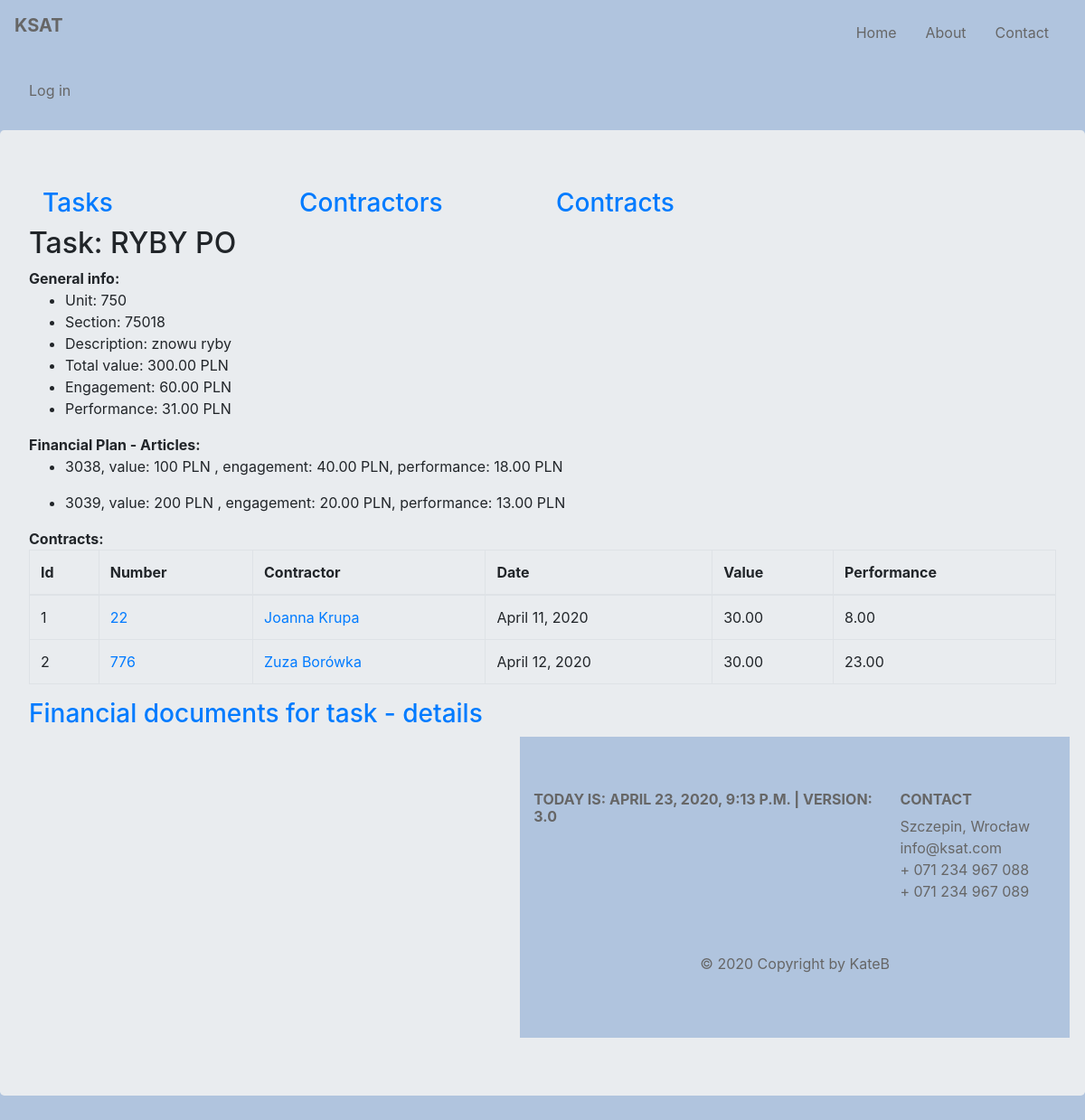
Before: /ksat/task/ryby-po with the older database file.
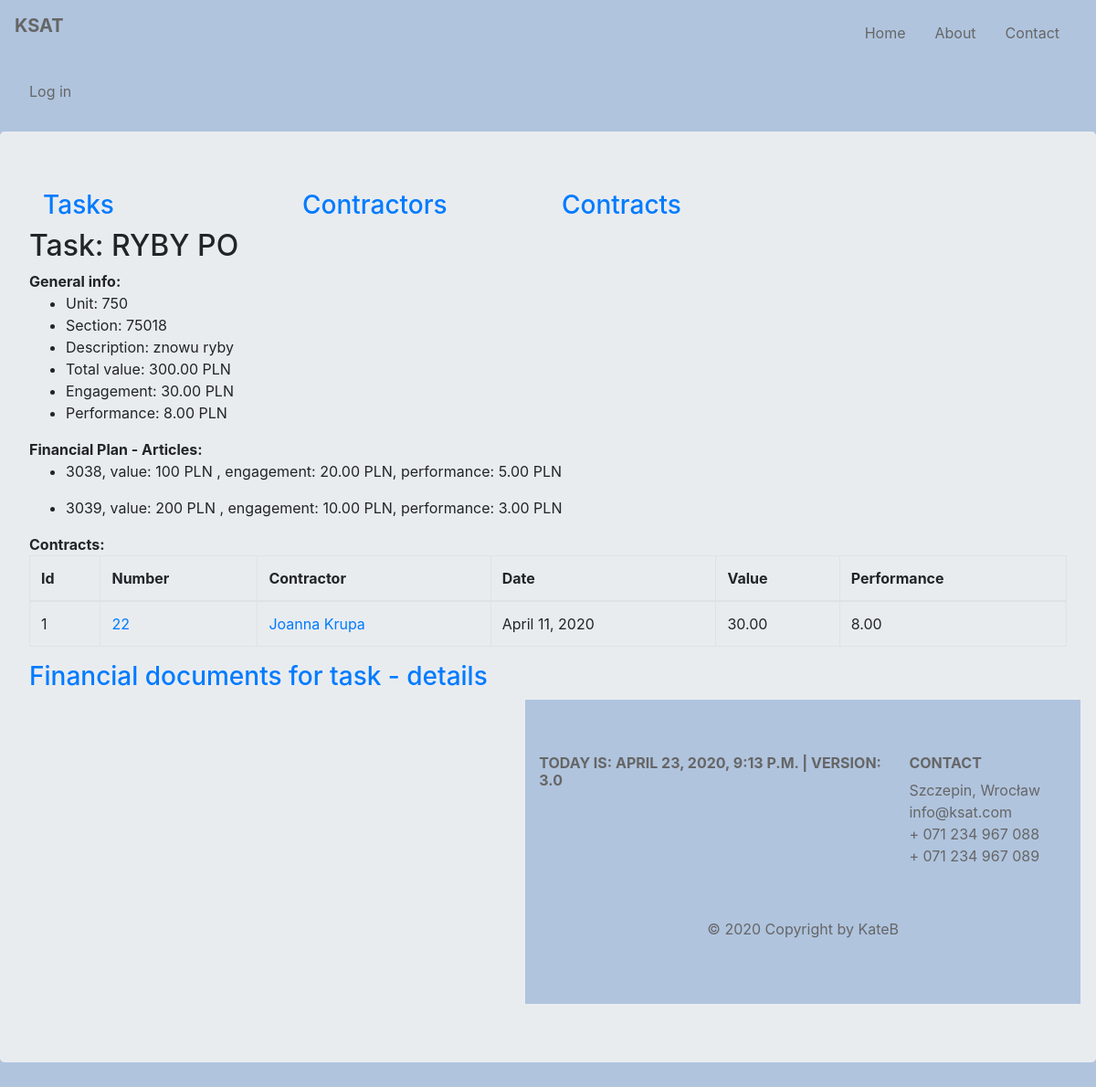
After: the same page with the newer database file.
### budget/models.py (models this page shows, shortened)
class Task(models.Model):
    title = models.CharField(max_length=128, unique=True)
    description = models.CharField(max_length=256)
    unit = models.SmallIntegerField()
    section = models.SmallIntegerField()
    article = models.ManyToManyField(Articles, through='TaskArticles')
    slug = AutoSlugField(null=True, default=None, unique=True, populate_from='title')
    def task_value(self):
        value = TaskArticles.objects.filter(task=self).aggregate(total=Sum('value'))['total']
        if value:
            return round(value, 2)
        return 0
    def engagement(self):
        contracts = Contract.objects.filter(task=self)
        engagement = 0
        for contract in contracts:
            engagement += contract.contract_value()
        return round(engagement, 2)
    def performance(self):
        contracts = Contract.objects.filter(task=self)
        performance = 0
        for contract in contracts:
            performance += contract.contract_performance()
        return round(performance, 2)

class Contract(models.Model):
    number = models.CharField(max_length=128, unique=True)
    date = models.DateField()
    task = models.ForeignKey(Task, on_delete=models.CASCADE, related_name='contracts', related_query_name='contract')
    contractor = models.ForeignKey(Contractor, default=None, on_delete=models.CASCADE, related_name='contracts',
                                   related_query_name='contract')
    article = models.ManyToManyField(Articles, through='ContractArticle')
    def get_absolute_url(self):
        return reverse('budget:contract_details', kwargs={'contract_id': self.pk})
    def contract_value(self):
        value = ContractArticle.objects.filter(contract=self).aggregate(total=Sum('value'))['total']
        if value:
            return round(value, 2)
        return 0
    def contract_performance(self):
        fin_docs = FinancialDocument.objects.filter(contract=self)
        performance = 0
        for fin_doc in fin_docs:
            performance += fin_doc.fin_doc_value()
        return round(performance, 2)
    class Meta:
        default_related_name = 'contract'
        ordering = ('number', 'contractor')
        verbose_name = 'contract'

class FinancialDocument(models.Model):
    contract = models.ForeignKey(Contract, on_delete=models.CASCADE, related_name='fds', related_query_name='fd')
    contractor = models.ForeignKey(Contractor, default=None, on_delete=models.CASCADE, related_name='fds',
                                   related_query_name='fd')
    number = models.CharField(max_length=64, default=None)
    date = models.DateField()
    payment_date1 = models.DateField(blank=True, null=True)
    payment_date2 = models.DateField(blank=True, null=True)
    article = models.ManyToManyField(Articles, through='FinDocumentArticle')
    def fin_doc_value(self):
        value = FinDocumentArticle.objects.filter(fin_doc=self).aggregate(total=Sum('value'))['total']
        if value:
            return round(value, 2)
        return 0
    class Meta:
        default_related_name = 'fds'
        verbose_name = 'finacial_doc'

class TaskArticles(models.Model):
    article = models.ForeignKey(Articles, on_delete=models.CASCADE)
    task = models.ForeignKey(Task, on_delete=models.CASCADE)
    value = models.DecimalField(decimal_places=0, default=0, max_digits=11)
    class Meta:
        default_related_name = 'task_articles'
        ordering = ('task',)
        verbose_name = 'task articles'

class Articles(models.Model):
    number = models.IntegerField()
    name = models.CharField(max_length=126)
    financement_choices = [
        (0, 'BWD'),
        (8, 'DOT'),
        (9, 'BWD-WKLAD WLASNY')
    ]
    financement = models.IntegerField(choices=financement_choices)
    class Meta:
        verbose_name = 'article'
    def total_number(self):
        return f'{str(self.number) + str(self.financement)}'

class Contractor(models.Model):
    name = models.CharField(max_length=128)
    last_name = models.CharField(max_length=128)
    num = models.SmallIntegerField(blank=True)
    slug = models.SlugField(max_length=200, unique=True, null=True, default=None)
    def __str__(self):
        return f'{self.name} {self.last_name}'
    class Meta:
        default_related_name = 'contractors'
        ordering = ('last_name',)
        verbose_name = 'contractor'

### budget/views.py (the view)
# urls.py: path('task/<slug:task_slug>', views.TaskDetailsView.as_view(), name='task_details'),
class TaskDetailsView(DetailView):
    model = Task
    template_name = 'budget/task.html'
    context_object_name = 'task'
    slug_url_kwarg = 'task_slug'
    def render_to_response(self, context, **response_kwargs):
        response = super().render_to_response(context, **response_kwargs)
        task_id = Task.objects.get(slug=self.kwargs.get('task_slug')).id
        response.set_cookie('task_id', task_id, max_age=30)
        return response

### budget/my_context_processor.py (called while the page is built)
def cp(request):
    ctx = {
        "now": django.utils.timezone.now(),
        "version": "3.0"
    }
    return ctx

def recaptcha_site_key(request):
    return {'RECAPTCHA_SITE_KEY': settings.RECAPTCHA_SITE_KEY}

### budget/templatetags/article_functions.py (called while the page is built)
@register.simple_tag
def task_article_engagement(article, task):
    engagement = 0
    contracts = Contract.objects.filter(task=task)
    for contract in contracts:
        contract_article_engagement = ContractArticle.objects.filter(contract=contract,
                            contract_article=article).aggregate(total=Sum('value'))['total']
        if contract_article_engagement is not None:
            engagement += contract_article_engagement
    return round(engagement, 2)

@register.simple_tag
def task_article_performance(article, task):
    performance = 0
    contracts = Contract.objects.filter(task=task)
    for contract in contracts:
        contract_article_performance = FinDocumentArticle.objects.filter(article=article,
                        fin_doc__contract=contract).aggregate(total=Sum('value'))['total']
        if contract_article_performance is not None:
            performance += contract_article_performance
    return round(performance, 2)

### budget/templates/budget/task.html (shortened to what this page needs)
{% extends 'base.html' %}
{% load article_functions %}
{% block content %}
    {{ block.super }}
    <h2>Task: {{ task.title }}</h2>
    <div><b>General info:</b>
        <ul>
            <li>Unit: {{ task.unit }}</li>
            <li>Section: {{ task.section }}</li>
            <li>Description: {{ task.description }}</li>
            <li>Total value: {{ task.task_value }} PLN</li>
            <li>Engagement: {{ task.engagement|floatformat:2 }} PLN</li>
            <li>Performance: {{ task.performance|floatformat:2 }} PLN</li>
        </ul>
    </div>
    <div>
        <b>Financial Plan - Articles:</b>
        {% for article in task.task_articles.all %}
            <ul> {% if article.value != 0 %}
                <li>{{ article.article.total_number }}, value: {{ article.value }} PLN ,
                    engagement: {% task_article_engagement article.article task %} PLN,
                    performance: {% task_article_performance article.article task %} PLN
                </li>{% endif %}
            </ul>
        {% endfor %}
    </div>
    {% if task.engagement %}
        <div>
            <b>Contracts:</b>
            <table class="table table-bordered">
                <thead>
                <tr>
                    <th scope="col">Id</th>
                    <th scope="col">Number</th>
                    <th scope="col">Contractor</th>
                    <th scope="col">Date</th>
                    <th scope="col">Value</th>
                    <th scope="col">Performance</th>
                </tr>
                </thead>
                <tbody>
                {% for contract in task.contracts.all %}
                    <tr>
                        <td>{{ forloop.counter }}</td>
                        <td><a href="{{ contract.get_absolute_url }}">{{ contract.number }}</a></td>
                        <td><a href="{% url 'budget:contractor_details' contract.contractor.slug %}">{{ contract.contractor }}</a></td>
                        <td>{{ contract.date }}</td>
                        <td>{{ contract.contract_value|floatformat:2 }} </td>
                        <td>{{ contract.contract_performance|floatformat:2 }}</td>
                    </tr>
                {% empty %} No contracts for task
                {% endfor %}
                </tbody>
            </table>
        </div>
    {% else %}
        <div>
            No contracts for task.
        </div>
    {% endif %}
    {% if task.performance %}
        <div>
            <h3><a href="{% url 'budget:task-findocs' task.id %}">Financial documents for task - details</a></h3>
        </div>
    {% else %}
        <div>
            No financial document for task. You can add a new one in contract details.
        </div>
    {% endif %}
    <div container>
        <div class="row">
            <div class="col-sm">
            <div class="col-sm">
            <div class="col-sm">
        </div>
    </div>
{% endblock %}

Changed rows visible on the page:
removed Contract: number "776", contractor "Zuza Borówka", date "April 12, 2020", contract_value "30.00", contract_performance "23.00"
computed for Task "RYBY PO": engagement "60.00" → "30.00"; performance "31.00" → "8.00"
computed for TaskArticles (number 1 of 2 on the later page): article "40.00" → "20.00"; article "18.00" → "5.00"
computed for TaskArticles (number 2 of 2 on the later page): article "20.00" → "10.00"; article "13.00" → "3.00"
